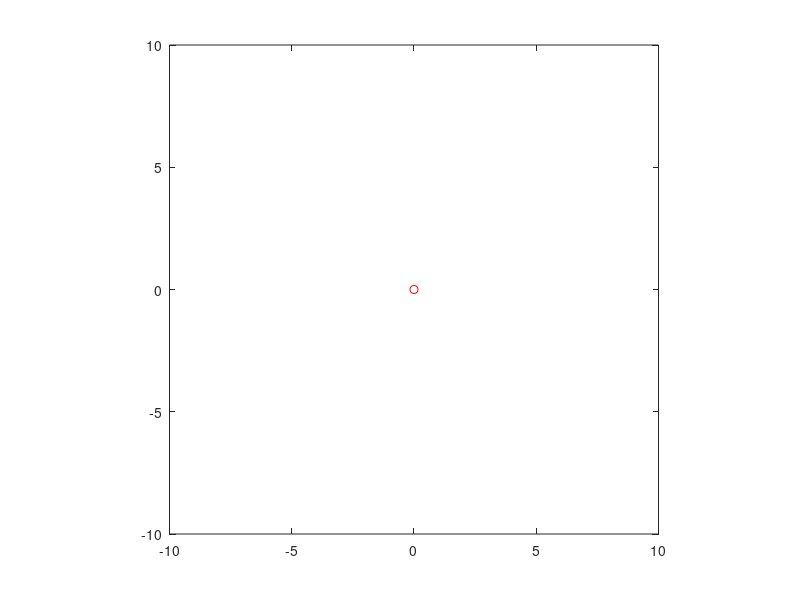

The MATLAB script that drew this image:
points=[];
%Assuming centre is not P(0,0)
%printf("Centre's X: ");
%variableXtemp=input(' ');
%printf("Centre's Y: ");
%variableYtemp=input(' ');
%centre=[variableXtemp variableYtemp];
%Otherwise
centre=[0 0];
printf("Initial Vector's Starting X: ");
variableXtemp=input(' ');
printf("Initial Vector's Starting Y: ");
variableYtemp=input(' ');
points=[points;variableXtemp variableYtemp];
printf("Initial Vector's Final X: ");
variableXtemp=input(' ');
printf("Initial Vector's Final Y: ");
variableYtemp=input(' ');
points=[points;variableXtemp variableYtemp];
%all data necessary has been introduced to the system
axis on;
plot([points(1,1) points(2,1)],[points(1,2) points(2,2)], 'r')
hold on;
plot([centre(1,1)],[centre(1,2)], 'ro')
axis equal;
axis([-10 10 -10 10]);
%Representation of the initial vector and the center point
finalVec=[points(2,1) points(2,2)];
theta1=atan(finalVec(1,1)/finalVec(1,2));
a1=[0 0];
if (theta1<=1.178097 && theta1>=0.3926991)
  a1=[1 1];
elseif (theta1>=0 && theta1<0.3926991)
  a1=[1 0];
elseif (theta1<=1.570796 && theta1>1.178097)
  a1=[0 1];
endif
if (finalVec(1,2)>0)
  a1(1,2)=a1(1,2)*-1;
endif
if (finalVec(1,1)>0)
  a1(1,1)=a1(1,1)*-1;
endif
